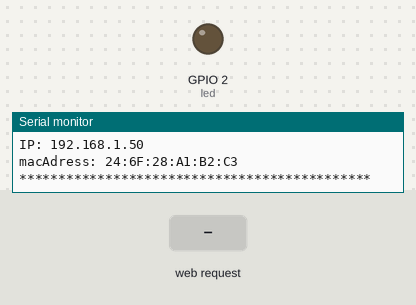
Simulated run of this sketch. Board: ESP32. Parts: output pins drawn as LEDs (lit = HIGH), the last lines printed to the serial monitor. The inputs (shaded band) are chosen by the test bench. WiFi joins after 1.5 s; servers stay silent unless stated.

Above: at 2.7 s.
2.8 s: HTTP request GET /PRINCIPAL received
At 3.6 s:
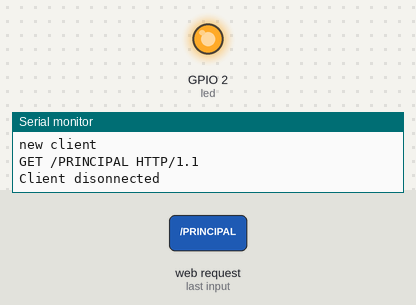
4.3 s: HTTP request GET /usuario received
At 4.8 s:
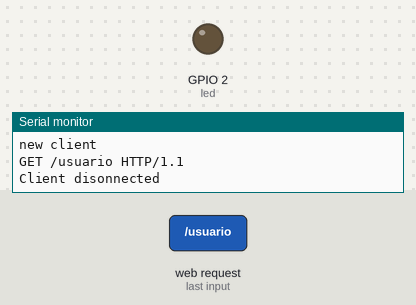
5.8 s: HTTP request GET /Habit_1_ON received
At 7.1 s:
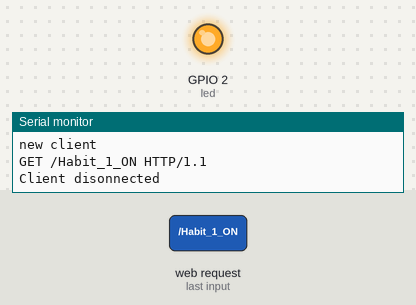
Timing chart, 0 to 8.8 s (numbered marks = the images above; inputs shaded):
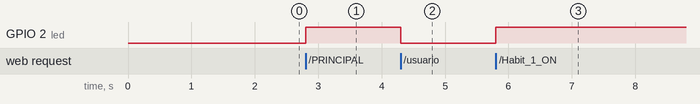

The sketch:

modulo1_esp32.ino
```cpp
#include <WiFiManager.h>
#include <WiFi.h>

//------------------Servidor Web en puerto 80---------------------

WiFiServer server(80);

int val=0,bre=0;
String s1="",s="";

int contconexion = 0;

String header; // Variable para guardar el HTTP request

String estadoled = "off";

const int led = 2;

String pagina = "<!DOCTYPE html>"
"<html>"
"<head>"
"<meta charset='utf-8' />"
"<title>Servidor Web ESP32</title>"
"</head>"
"<body>"
"<center>"
"<h1>Servidor Web ESP32</h1>"
"<p><a href='/on'><button style='height:50px;width:100px'>ON</button></a></p>"
"<p><a href='/off'><button style='height:50px;width:100px'>OFF</button></a></p>"
"</center>"
"</body>"
"</html>";


 /// IP STATICA
  IPAddress ip(192, 168, 2, 110); // where xx is the desired IP Address
  IPAddress gateway(192, 168, 2, 1); // set gateway to match your network
  IPAddress subnet(255, 255, 255, 0); // set subnet mask to match your network


void setup()
{
  Serial.begin(115200);

  // Creamos una instancia de la clase WiFiManager
  WiFi.config(ip, gateway, subnet);
  WiFiManager wifiManager;

  // Descomentar para resetear configuración
  //wifiManager.resetSettings();

  // Cremos AP y portal cautivo
  wifiManager.autoConnect("ESP8266Temp","hola1234");

  Serial.println("Ya estás conectado");


  Serial.println("");
  Serial.println("********************************************");
  Serial.print("Conectado a la red WiFi: ");
  Serial.println(WiFi.SSID());
  Serial.print("IP: ");
  Serial.println(WiFi.localIP());
  Serial.print("macAdress: ");
  Serial.println(WiFi.macAddress());
  Serial.println("*********************************************");


  server.begin(); // iniciamos el servidor
  pinMode(led, OUTPUT);
  digitalWrite(led, val);
}

void loop() {
    WiFiClient client = server.available();
  if (!client) {
    return;
  }

  // Wait until the client sends some data
  Serial.println("new client");
  bre=0;
  while(!client.available()){
    delay(1);
    Serial.println("error");
    ///// revizar esta parte-.........
    bre++;
    if(bre>=10){
    break;
    }

  }

  // Read the first line of the request
  String req = client.readStringUntil('\r');
  Serial.println(req);
  client.flush();

  // Match the request
  if (req.indexOf("/usuario") != -1){
  val= 0;
  s= "HTTP/1.1 200 OK\r\nContent-Type: text/html\r\n\r\n<!DOCTYPE HTML>\r\n<html>\r\n<p>GPIO2 <a href='/PRINCIPAL'><button>ON</button></a></p>";
  s += "</html>\n";
  }else if (req.indexOf("/PRINCIPAL") != -1){
   val= 102;
   s= "HTTP/1.1 200 OK\r\nContent-Type: text/html\r\n\r\n<!DOCTYPE HTML>\r\n<html>\r\n<p>LISTO CAMBIO HECHO <a href='https://www.google.com.co/'><button>OK</button></a></p>";
  s += "</html>\n";
  // Send the response to the client
  }else if (req.indexOf("/Habit_1_ON") != -1){
   val= 1024;
   s= "HTTP/1.1 200 OK\r\nContent-Type: text/html\r\n\r\n<!DOCTYPE HTML>\r\n<html><head><title>ESP8266</title></head> <body bgcolor='#FFCC99' align='center'><table width='575' border='2' cellspacing='2' align='center'><tr align='center' valign='middle'> <th colspan='4'><marquee bgcolor='#006699' behavior='alternate' direction='right'><b><font color='#FFFFCC' size='5'>CONTROL DE ILUMINARIAS</font></b> </marquee></th></tr><th colspan='4'><font color='#CC3300' size='5'>LUZ ENCENDIDA</font></th></tr><tr align='center' valign='middle'><th colspan='2'><font color='#993366' size='4' align='center' face='Comic Sans MS, Arial, MS Sans Serif'><a href=''><img src='https://lh3.googleusercontent.com/rH8rF9loIplBhunHKqoeEDu3jhosxaTfjvCwR7MsQ_ZS9SO1lT8Fw2pduqY8xjSaH6DNdwoYEFKVrKkr1TcClCAC9rbkAZi41OE0qsaH6fTsY4uytICTKLscYwpm95mT0gTZxwcb6UnsAKbLkBOdBCOSCkQF2YlfgHap68trwJX2_t29owoFXT_CTqtXcK6B0IpkJhmLgzXS-6GoNvT47NTcVP5UCqKLTFCo_2fw8b0dcsL3I7qSRG7AW67ijR76LZv3f_TyLhraMTJOFwlFS7IRn85KfuTTKUtevSlS-H9CPTDyXVTrb0hkPdFuBJJpdmOOrG2jGgAbWIp_CYkxXm2vountcj6NWdFfufT9njlUHzleUHTEJJ5PsrlnWuJHVAgyRa3y-Sk41ba_7y9oV5ANXMHOzGkXOKN3fvzjn71wmhRjbbVfCoC3fiPCxAm3XORbXGXLBudRJvL6gIPAEsUEHtgfhpR21G3V7kV89XiqGOMZAWOUiYKnQ-9PhrYTmfTsKZR7qetmnwlUmKo5kFW-yYUhrtuoO2KpJzVqqkSVfKdFvSgufGKx1BABP5yWdgwlvmPQBt7vs64PHvZ4rF6TQiHtE4c=w455-h98-no' border='4' width='200' height='80' ><br>PRINCIPAL</a></font></th><th colspan='2'><font color='#993366' size='4' align='center' face='Comic Sans MS, Arial, MS Sans Serif'><a href=''><img src='https://lh3.googleusercontent.com/icNVOxOjEImPwCDlvNTuL2Vgh__u0aUvLHyPchwonYLh_giovND3EKEyht8azp2yGvBcyG2EaVkCuAKHzd7L1yM9Gar_Nci0MpaSaO71qqSK_e7J0Lp7zknqUkVRW4oro7BWdRrm0Jk8jeV64tVcTCixRBSqu4k6_Esb0WbBxqMzvK93nrDg0-PnVc0nXIccJJGS23GUoOoYs5voEhvVQqe0SbaBU_wX-DOZka02LwIO1wMoF4odm8UpO4sWxcd2kZaB2RN6eADjO6QoRgqD0nJjUZuAdbiVmrFbrhsNjHQ8uttUaF1sCh2ik6nrJKH3MdH5LuNp9MrNtXWPP4xl95X7mk53F684mXl0qfNlIv2bMcv7rmyjaJkyPiz7p8tjCAndDI6pqgifDHaPCdso4H9ibY5pj3lfd1wQVpiW_VE1445tbp1u1-MDriGMIHCVoA_-Kk9jpDLv8fpxT2Sapuan8oFQCOr23--h_XMvecxj7IeFv_TM5quJ0riEVUChhHJnPz91eB-6aVR1gmUoeZrnX7sk3HA8YmHBS9fsYDIm_Y3erjLap9CB4Rzw2gskj5qPm2rGqKpIxUxGCJqI-FDoF3Awn8k=w601-h103-no' border='4' width='200' height='80' ><br>HABITACION 1</a></font></th></tr></table><font color='#CC3300' size='5'>Hola, estoy haciendo pruebas.</font></body>";
  s += "</html>\n";
  }else if (req.indexOf("/Habit_1_OFF") != -1){
   val= 0;
  s= "HTTP/1.1 200 OK\r\nContent-Type: text/html\r\n\r\n<!DOCTYPE HTML>\r\n<html><head><title>ESP8266</title></head> <body bgcolor='#FFCC99' align='center'><table width='575' border='2' cellspacing='2' align='center'><tr align='center' valign='middle'> <th colspan='4'><marquee bgcolor='#006699' behavior='alternate' direction='right'><b><font color='#FFFFCC' size='5'>CONTROL DE ILUMINARIAS</font></b> </marquee></th></tr><th colspan='4'><font color='#CC3300' size='5'>LUZ APAGADA</font></th></tr><tr align='center' valign='middle'><th colspan='2'><font color='#993366' size='4' align='center' face='Comic Sans MS, Arial, MS Sans Serif'><a href=''><img src='https://lh3.googleusercontent.com/rH8rF9loIplBhunHKqoeEDu3jhosxaTfjvCwR7MsQ_ZS9SO1lT8Fw2pduqY8xjSaH6DNdwoYEFKVrKkr1TcClCAC9rbkAZi41OE0qsaH6fTsY4uytICTKLscYwpm95mT0gTZxwcb6UnsAKbLkBOdBCOSCkQF2YlfgHap68trwJX2_t29owoFXT_CTqtXcK6B0IpkJhmLgzXS-6GoNvT47NTcVP5UCqKLTFCo_2fw8b0dcsL3I7qSRG7AW67ijR76LZv3f_TyLhraMTJOFwlFS7IRn85KfuTTKUtevSlS-H9CPTDyXVTrb0hkPdFuBJJpdmOOrG2jGgAbWIp_CYkxXm2vountcj6NWdFfufT9njlUHzleUHTEJJ5PsrlnWuJHVAgyRa3y-Sk41ba_7y9oV5ANXMHOzGkXOKN3fvzjn71wmhRjbbVfCoC3fiPCxAm3XORbXGXLBudRJvL6gIPAEsUEHtgfhpR21G3V7kV89XiqGOMZAWOUiYKnQ-9PhrYTmfTsKZR7qetmnwlUmKo5kFW-yYUhrtuoO2KpJzVqqkSVfKdFvSgufGKx1BABP5yWdgwlvmPQBt7vs64PHvZ4rF6TQiHtE4c=w455-h98-no' border='4' width='200' height='80' ><br>PRINCIPAL</a></font></th><th colspan='2'><font color='#993366' size='4' align='center' face='Comic Sans MS, Arial, MS Sans Serif'><a href=''><img src='https://lh3.googleusercontent.com/icNVOxOjEImPwCDlvNTuL2Vgh__u0aUvLHyPchwonYLh_giovND3EKEyht8azp2yGvBcyG2EaVkCuAKHzd7L1yM9Gar_Nci0MpaSaO71qqSK_e7J0Lp7zknqUkVRW4oro7BWdRrm0Jk8jeV64tVcTCixRBSqu4k6_Esb0WbBxqMzvK93nrDg0-PnVc0nXIccJJGS23GUoOoYs5voEhvVQqe0SbaBU_wX-DOZka02LwIO1wMoF4odm8UpO4sWxcd2kZaB2RN6eADjO6QoRgqD0nJjUZuAdbiVmrFbrhsNjHQ8uttUaF1sCh2ik6nrJKH3MdH5LuNp9MrNtXWPP4xl95X7mk53F684mXl0qfNlIv2bMcv7rmyjaJkyPiz7p8tjCAndDI6pqgifDHaPCdso4H9ibY5pj3lfd1wQVpiW_VE1445tbp1u1-MDriGMIHCVoA_-Kk9jpDLv8fpxT2Sapuan8oFQCOr23--h_XMvecxj7IeFv_TM5quJ0riEVUChhHJnPz91eB-6aVR1gmUoeZrnX7sk3HA8YmHBS9fsYDIm_Y3erjLap9CB4Rzw2gskj5qPm2rGqKpIxUxGCJqI-FDoF3Awn8k=w601-h103-no' border='4' width='200' height='80' ><br>HABITACION 1</a></font></th></tr></table><font color='#CC3300' size='5'>Hola, estoy haciendo pruebas.</font></body>";
  s += "</html>\n";
  }else {
    Serial.println("invalid request");
    client.stop();

    return;
  }

  // Set GPIO2 according to the request
  digitalWrite(led, val);
  client.flush();

  client.print(s);
  delay(1);
  s="";
  Serial.println("Client disonnected");


  // Prepare the response


  // The client will actually be disconnected
  // when the function returns and 'client' object is detroyed
  }
```

Measured:
- after the input at 2.8 s, GPIO 2 (led): LOW → HIGH at once
- after the input at 4.3 s, GPIO 2 (led): HIGH → LOW at once
- after the input at 5.8 s, GPIO 2 (led): LOW → HIGH at once
